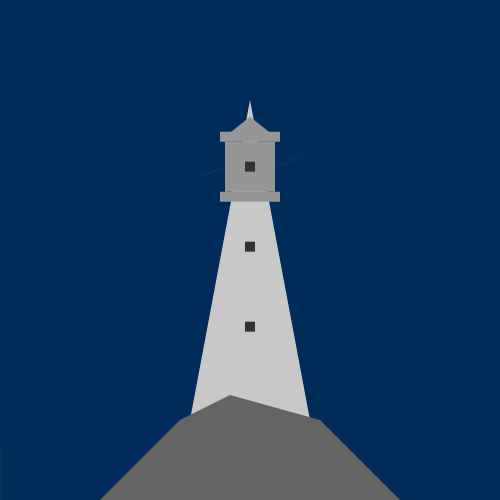
Frame 1 (no input)
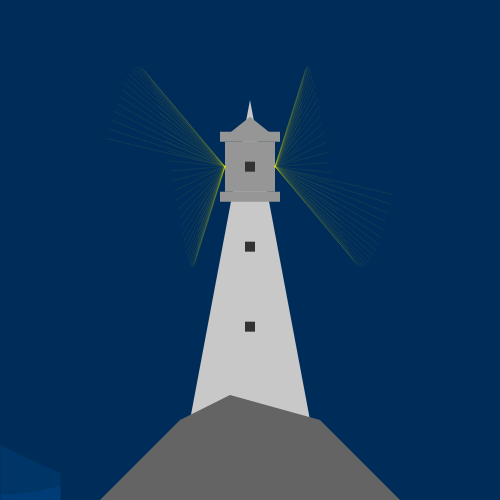
Frame 60 (no input)
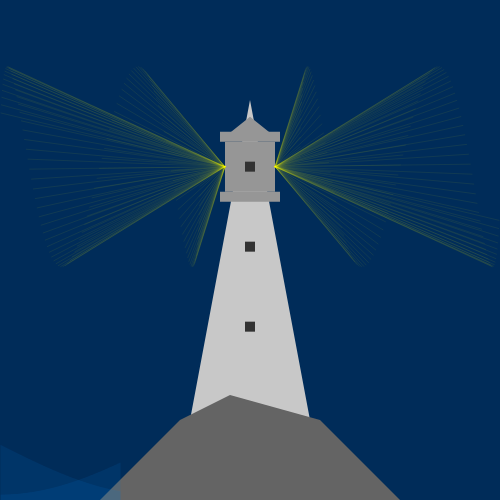
Frame 120 (the mouse pressed at the canvas centre since frame 60)

The p5.js sketch that drew these frames (run headless with seeded random() and noise() and a simulated clock; from frame 60 on, the mouse is pressed at the canvas centre):

// p5.js sketch
// ── sketch.js
function setup() {
    createCanvas(500, 500);
    background('#002c59');
    translate(width / 2, height);
    noStroke();
    fill(200);
    triangle(-60, -80, 0, -400, 60, -80);
    push()
        fill(150);
        translate(0, -height * 2 / 3);
        rectMode(CENTER);
        rect(0, 0, 50, 50);
        rect(0, 30, 60, 10);
        rect(0, -30, 60, 10);
        triangle(-25, -30, 0, -50, 25, -30);
        push()
            fill(50);
            rect(0, 0, 10, 10);
            rect(0, 80, 10, 10);
            rect(0, 160, 10, 10);
        pop()
    pop()
    fill(100);
    beginShape();
    vertex(-150, 0);
    vertex(-70, -80);
    vertex(-20, -105);
    vertex(70, -80);
    vertex(150, 0);
    endShape();
}

function draw() {
    push();
        stroke('#0988e220');
        translate(0, height);
        line(frameCount % width, 0, frameCount % width, cos(frameCount / 100) * 50 - 55);
        line(frameCount % width, 0, frameCount % width, sin(frameCount / 100) * 50 - 55);
    pop()
    push();
        stroke('#fffa0011');
        translate(width / 2, height / 3);
        line(-25, 0, cos(frameCount / 40) * 100 - 150, sin(frameCount / 10) * 100);
        push();
            rotate(Math.PI);
            line(-25, 0, cos(frameCount / 40) * 100 - 150, sin(frameCount / 10) * 100);
        pop();
    pop();




}
